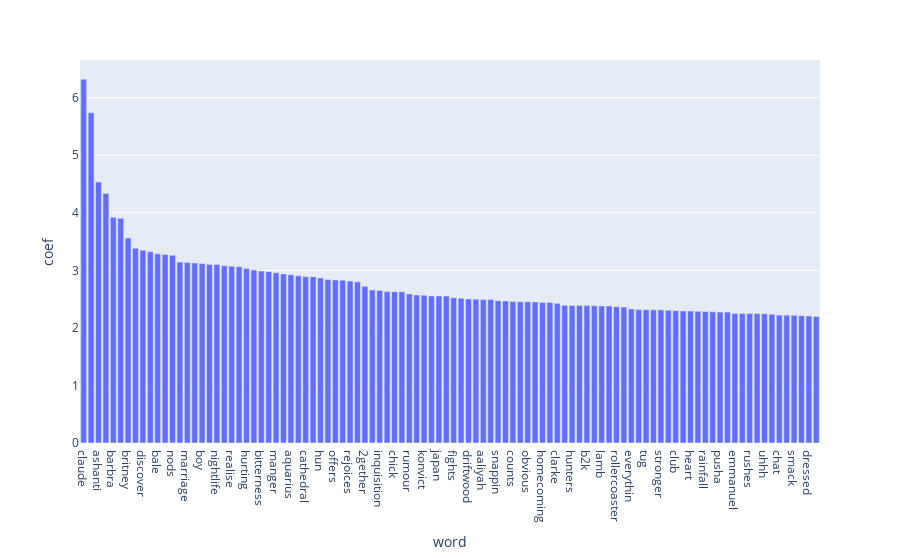

The notebook cell saved with this chart:
### Code cell
import plotly.express as px
fig = px.bar(res.head(100), x="word", y="coef")
fig.show()

### Figure 1 — Plotly figure (JSON) as saved in the notebook; plotly's stock layout.template omitted (floating-point values rounded to 4 significant figures)
{"data": [{"alignmentgroup": "True", "hovertemplate": "word=%{x}<br>coef=%{y}<extra></extra>", "legendgroup": "", "marker": {"color": "#636efa", "pattern": {"shape": ""}}, "name": "", "offsetgroup": "", "orientation": "v", "showlegend": false, "textposition": "auto", "type": "bar", "x": ["claude", "akon", "ashanti", "bonnie", "barbra", "ciara", "britney", "cause", "discover", "aaron", "bale", "vibe", "nods", "brandy", "marriage", "snaps", "boy", "fanny", "nightlife", "lauren", "realise", "beyonce", "hurting", "husband", "bitterness", "flava", "manger", "gots", "aquarius", "travelled", "cathedral", "bee", "hun", "cherish", "offers", "tutankhamen", "rejoices", "reminisce", "2gether", "raindrops", "inquisition", "coz", "chick", "singer", "rumour", "petty", "konvict", "foxes", "japan", "parents", "fights", "crows", "driftwood", "triumph", "aaliyah", "infant", "snappin", "diva", "counts", "tho", "obvious", "suga", "homecoming", "tis", "clarke", "gunshot", "hunters", "flawless", "b2k", "explore", "lamb", "luxuries", "rollercoaster", "history", "everythin", "peron", "tug", "scroll", "stronger", "windy", "club", "strangely", "heart", "kicks", "rainfall", "sculptor", "pusha", "oops", "emmanuel", "nanananana", "rushes", "creeping", "uhhh", "dedicate", "chat", "fizz", "smack", "goodies", "dressed", "geisha"], "xaxis": "x", "y": [6.323, 5.738, 4.534, 4.338, 3.921, 3.904, 3.562, 3.384, 3.352, 3.323, 3.287, 3.276, 3.262, 3.144, 3.135, 3.129, 3.121, 3.104, 3.102, 3.08, 3.07, 3.063, 3.031, 3.005, 2.988, 2.981, 2.96, 2.939, 2.923, 2.905, 2.891, 2.891, 2.867, 2.842, 2.833, 2.829, 2.815, 2.801, 2.723, 2.658, 2.649, 2.633, 2.63, 2.628, 2.591, 2.573, 2.567, 2.555, 2.554, 2.553, 2.525, 2.516, 2.504, 2.5, 2.494, 2.492, 2.474, 2.467, 2.458, 2.455, 2.455, 2.452, 2.444, 2.443, 2.427, 2.394, 2.391, 2.389, 2.388, 2.384, 2.382, 2.381, 2.37, 2.363, 2.331, 2.318, 2.317, 2.314, 2.314, 2.306, 2.299, 2.295, 2.293, 2.289, 2.285, 2.279, 2.275, 2.275, 2.251, 2.25, 2.249, 2.249, 2.246, 2.237, 2.223, 2.222, 2.219, 2.212, 2.206, 2.198], "yaxis": "y"}], "layout": {"autosize": true, "barmode": "relative", "legend": {"tracegroupgap": 0}, "margin": {"t": 60}, "xaxis": {"anchor": "y", "autorange": true, "domain": [0, 1], "range": [-0.5, 99.5], "title": {"text": "word"}, "type": "category"}, "yaxis": {"anchor": "x", "autorange": true, "domain": [0, 1], "range": [0, 6.656], "title": {"text": "coef"}, "type": "linear"}}}
